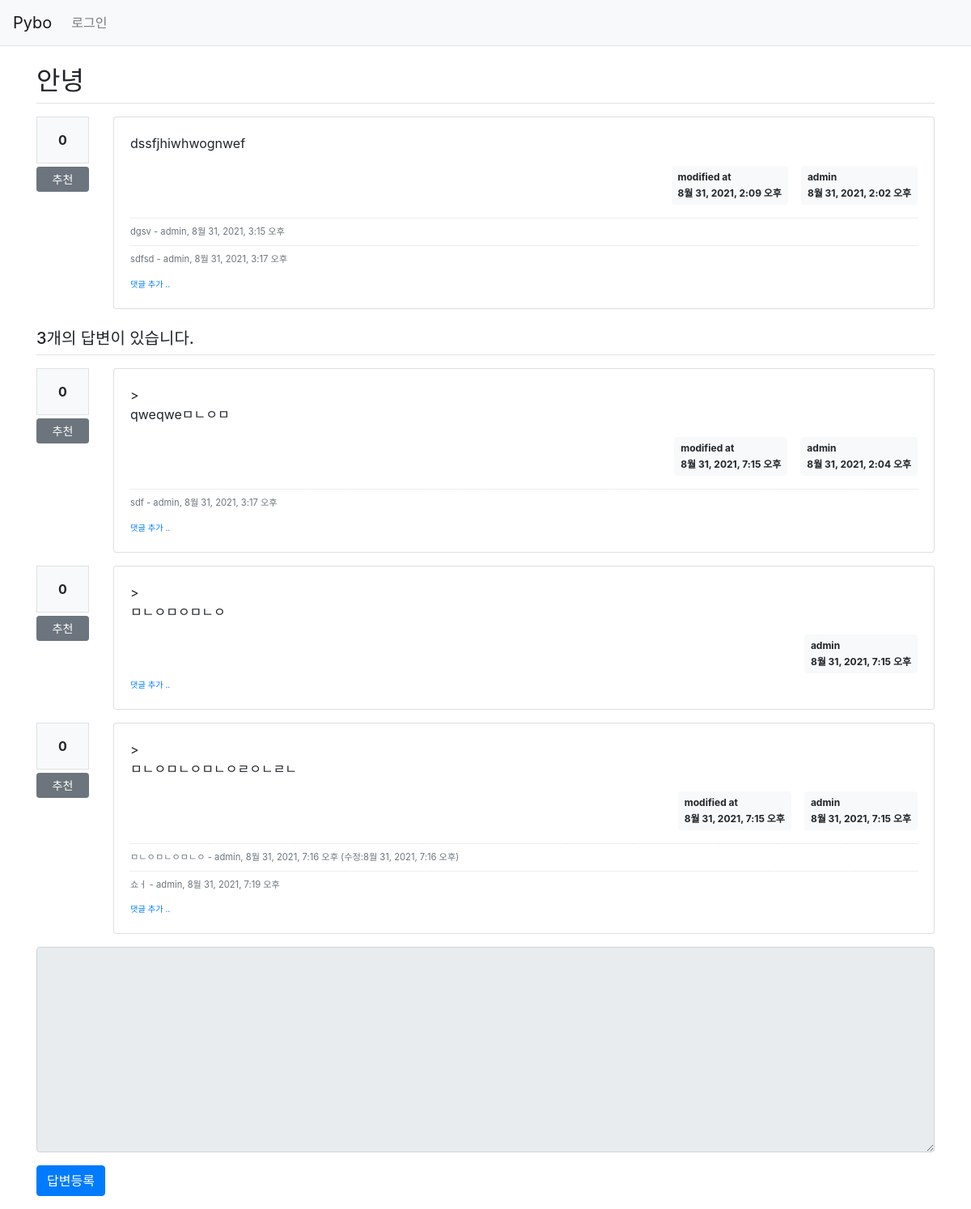
The page /pybo/307/ on the database its author committed.
### pybo/models.py (models this page shows, shortened)
class Question(models.Model):
    author = models.ForeignKey(User, on_delete=models.CASCADE, related_name='author_question')
    subject = models.CharField(max_length=200)
    content = models.TextField()
    create_date = models.DateTimeField()
    modify_date = models.DateTimeField(null=True, blank=True)
    voter = models.ManyToManyField(User, related_name='voter_question')

class Comment(models.Model):
    author = models.ForeignKey(User, on_delete=models.CASCADE)
    content = models.TextField()
    create_date = models.DateTimeField()
    modify_date = models.DateTimeField(null=True, blank=True)
    question = models.ForeignKey(Question, null=True, blank=True, on_delete=models.CASCADE)
    answer = models.ForeignKey(Answer, null=True, blank=True, on_delete=models.CASCADE)

class Answer(models.Model):
    author = models.ForeignKey(User, on_delete=models.CASCADE, related_name='author_answer')
    question = models.ForeignKey(Question, on_delete=models.CASCADE)
    content = models.TextField()
    create_date = models.DateTimeField()
    modify_date = models.DateTimeField(null=True, blank=True)
    voter = models.ManyToManyField(User, related_name='voter_answer')

### pybo/views/base_views.py (the view)
# urls.py: path('<int:question_id>/', base_views.detail, name='detail'),
def detail(request, question_id):
    question =  get_object_or_404(Question, pk=question_id)
    context = {'question': question}
    return render(request, 'pybo/question_detail.html', context)

### pybo/templatetags/pybo_filter.py (called while the page is built)
@register.filter()
def mark(value):
    extensions = ["nl2br", "fenced_code"]
    return mark_safe(markdown.markdown(value, extensions=extensions))

### templates/pybo/question_detail.html (shortened to what this page needs)
{% extends 'base.html' %}
{% load pybo_filter %}
{% block content %}
<div class="container my-3">
    <h2 class="border-bottom py-2">{{ question.subject }}</h2>
     <div class="row my-3">
        <div class="col-1">
            <div class="bg-light text-center p-3 border font-weight-bolder mb-1">{{question.voter.count}}</div>
            <a href="#" data-uri="{% url 'pybo:vote_question' question.id  %}"
               class="recommend btn btn-sm btn-secondary btn-block my-1">추천</a>
        </div>
        <div class="col-11">
            <div class="card">
                <div class="card-body">
                    <div class="card-text">{{ question.content|mark }}</div>
                    <div class="d-flex justify-content-end">
                        {% if question.modify_date %}
                        <div class="badge badge-light p-2 text-left mx-3">
                            <div class="mb-2">modified at</div>
                            <div>{{ question.modify_date }}</div>
                        </div>
                        {% endif %}
                        <div class="badge badge-light p-2 text-left">
                            <div class="mb-2">{{ question.author.username }}</div>
                            <div>{{ question.create_date }}</div>
                        </div>
                    </div>
                    {% if question.comment_set.count > 0 %}
                    <div class="mt-3">
                    {% for comment in question.comment_set.all %}
                        <div class="comment py-2 text-muted">
                            <span style="white-space: pre-line;">{{ comment.content }}</span>
                            <span>
                                - {{ comment.author }}, {{ comment.create_date }}
                            </span>
                        </div>
                    {% endfor %}
                    </div>
                    {% endif %}
                    <div>
                        <a href="{% url 'pybo:comment_create_question' question.id  %}"
                           class="small"><small>댓글 추가 ..</small></a>
                    </div>
                </div>
            </div>
        </div>
     </div>
    <h5 class="border-bottom my-3 py-2">{{question.answer_set.count}}개의 답변이 있습니다.</h5>
    {% for answer in question.answer_set.all %}
    <div class="row my-3">
    <div class="col-1">
        <div class="bg-light text-center p-3 border font-weight-bolder mb-1">{{answer.voter.count}}</div>
        <a href="#" data-uri="{% url 'pybo:vote_answer' answer.id  %}"
            class="recommend btn btn-sm btn-secondary btn-block my-1">추천</a>
    </div>
    <div class="col-11">
        <div class="card">
            <div class="card-body">
                <div class="card-text" >{{ answer.content|mark }}</div>
                <div class="d-flex justify-content-end">
                    {% if answer.modify_date %}
                    <div class="badge badge-light p-2 text-left mx-3">
                        <div class="mb-2">modified at</div>
                        <div>{{ answer.modify_date }}</div>
                    </div>
                    {% endif %}
                    <div class="badge badge-light p-2 text-left">
                        <div class="mb-2">{{ question.author.username }}</div>
                        <div>{{ answer.create_date }}</div>
                    </div>
                </div>
                {% if answer.comment_set.count > 0 %}
                <div class="mt-3">
                {% for comment in answer.comment_set.all %}
                    <div class="comment py-2 text-muted">
                        <span style="white-space: pre-line;">{{ comment.content }}</span>
                        <span>
                            - {{ comment.author }}, {{ comment.create_date }}
                            {% if comment.modify_date %}
                            (수정:{{ comment.modify_date }})
                            {% endif %}
                        </span>
                    </div>
                {% endfor %}
                </div>
                {% endif %}
                <div>
                    <a href="{% url 'pybo:comment_create_answer' answer.id  %}"
                       class="small"><small>댓글 추가 ..</small></a>
                </div>
            </div>
        </div>
    </div>
</div>
    {% endfor %}
    <form action="{% url 'pybo:answer_create' question.id %}" method="post" class="my-3">
        <div class="form-group">
            <textarea {% if not user.is_authenticated %}disabled{% endif %}
                      name="content" id="content" class="form-control" rows="10"></textarea>
        </div>
        <input type="submit" value="답변등록" class="btn btn-primary">
    </form>
</div>
{% endblock %}

### static/style.css (style rules this page uses)
.comment { border-top:dotted 1px #ddd; font-size:0.7em; }

### rows shown on the page
Question: subject "안녕", voter.count "0", content|mark "dssfjhiwhwognwef", modify_date "8월 31, 2021, 2:09 오후", author.username "admin", create_date "8월 31, 2021, 2:02 오후", answer_set.count "3"
Comment: content "dgsv", author "admin", create_date "8월 31, 2021, 3:15 오후"
Comment: content "sdfsd", author "admin", create_date "8월 31, 2021, 3:17 오후"
Answer: voter.count "0", content|mark "qweqweㅁㄴㅇㅁ", modify_date "8월 31, 2021, 7:15 오후", create_date "8월 31, 2021, 2:04 오후"
Comment: content "sdf", author "admin", create_date "8월 31, 2021, 3:17 오후"
Answer: voter.count "0", content|mark "ㅁㄴㅇㅁㅇㅁㄴㅇ", create_date "8월 31, 2021, 7:15 오후"
Answer: voter.count "0", content|mark "ㅁㄴㅇㅁㄴㅇㅁㄴㅇㄹㅇㄴㄹㄴ", modify_date "8월 31, 2021, 7:15 오후", create_date "8월 31, 2021, 7:15 오후"
Comment: content "ㅁㄴㅇㅁㄴㅇㅁㄴㅇ", author "admin", create_date "8월 31, 2021, 7:16 오후", modify_date "8월 31, 2021, 7:16 오후"
Comment: content "쇼ㅓ", author "admin", create_date "8월 31, 2021, 7:19 오후"
